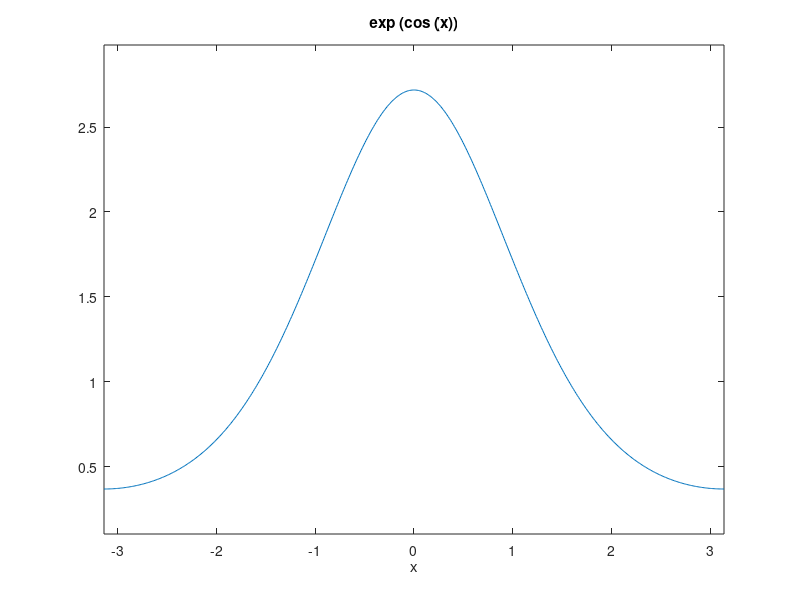
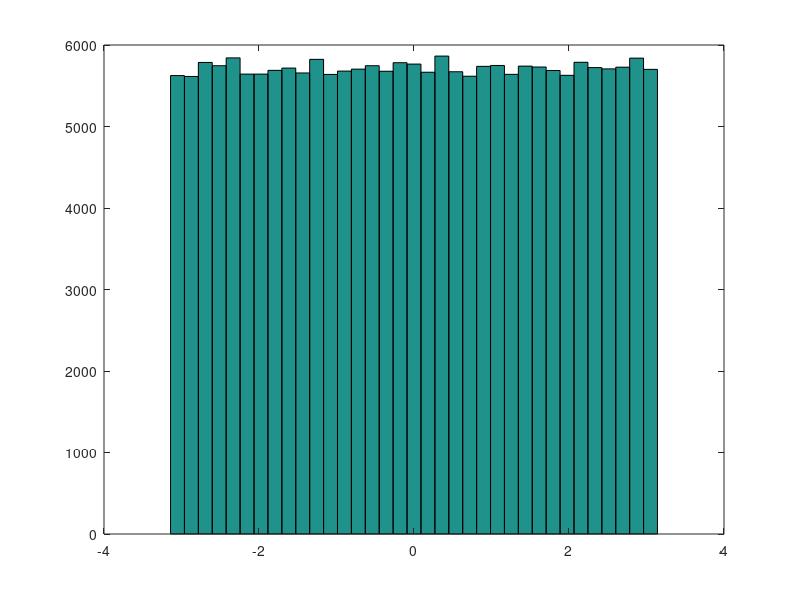
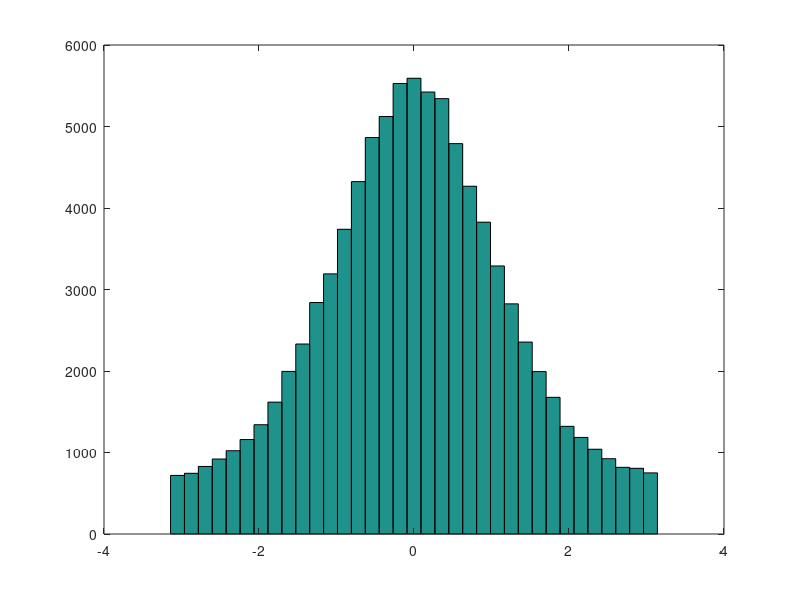

MATLAB code for these plots, in order: (Note: this script raises an error after producing the figures.)
clc; clear all; close all;
p = @(x) exp(cos(x)); a=-pi;b=pi;
figure(1); ezplot(p,[a,b]); Fm = 2.8;
N = 2e5; x1 = a+(b-a)*rand(1,N); n = 35;
figure(2); hist(x1,n)
count = 0;
for k=1:N
    y1(k)=Fm*rand;
    if y1(k)<=p(x1(k))
        count=count+1; x2(count)=x1(k);
    end
end
figure(3); hist(x2,n) % Chua chuan hoa
figure(4);
% Chuan hoa ham PBXS ly thuyet
l = quad(p,a,b); syms x; 
pl = exp(cos(x))/l;
fplot(pl,[a b],'r'); hold on
% Chuan hoa PBXS roi rac
Ma = max(x2); Mi = min(x2);
[nx dx] = hist(x2, linspace(a,b,n));
bar(dx,n*nx/(length(x2)*(Ma-Mi))); shg